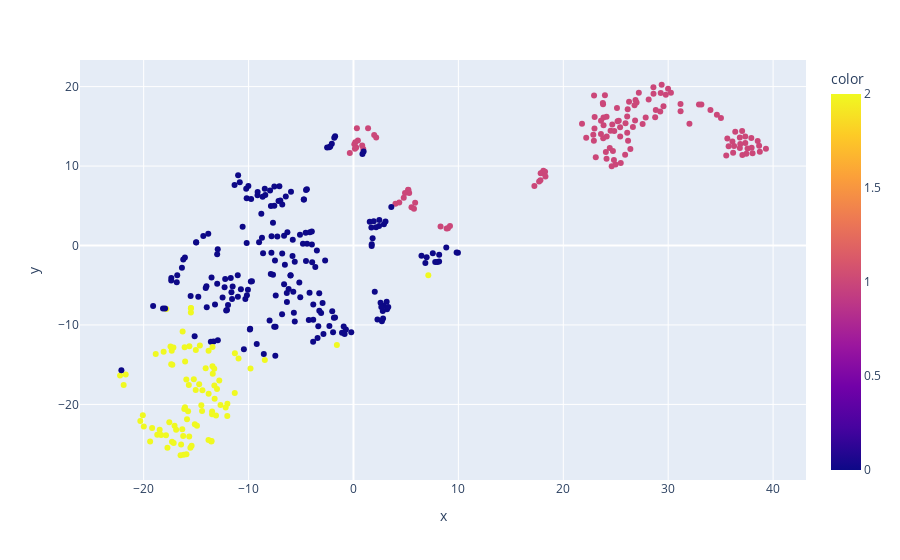

Notebook code cell kept with this figure:
### Markdown cell above
- С помощью KMeans разбейте данные из тренировочного набора на 3 кластера, используйте все признаки из датафрейма X_train. Параметр max_iter должен быть равен 100, random_state сделайте равным 42.
- Постройте еще раз диаграмму рассеяния на данных, полученных с помощью TSNE, и раскрасьте точки из разных кластеров разными цветами.
- Вычислите средние значения price и CRIM в разных кластерах.

### Code cell
# С помощью KMeans разбейте данные из тренировочного набора на 3 кластера, используйте все признаки из датафрейма X_train. 
# Параметр max_iter должен быть равен 100, random_state сделайте равным 42.

# - Постройте еще раз диаграмму рассеяния на данных, полученных с помощью TSNE, 
# и раскрасьте точки из разных кластеров разными цветами.

from sklearn.cluster import KMeans

kmeans = KMeans(n_clusters=3, max_iter=100, random_state=42)

labels_train = kmeans.fit_predict(X_train_scaled)

plt.scatter(X_train_tsne[:, 0], X_train_tsne[:, 1], c=labels_train)

plt.show()

px.scatter(X_train_tsne, X_train_tsne[:, 0], X_train_tsne[:, 1], labels_train)

### Figure 1 — Plotly figure (JSON) as saved in the notebook; plotly's stock layout.template omitted (floating-point values rounded to 4 significant figures; data arrays with more than 128 entries replaced by an {"elided": "..."} marker saying what was removed)
{"data": [{"hoverlabel": {"namelength": 0}, "hovertemplate": "x=%{x}<br>y=%{y}<br>color=%{marker.color}", "legendgroup": "", "marker": {"color": {"elided": "404 int values"}, "coloraxis": "coloraxis", "symbol": "circle"}, "mode": "markers", "name": "", "showlegend": false, "type": "scatter", "x": {"elided": "404 float values"}, "xaxis": "x", "y": {"elided": "404 float values"}, "yaxis": "y"}], "layout": {"coloraxis": {"colorbar": {"title": {"text": "color"}}, "colorscale": [[0, "#0d0887"], [0.1111, "#46039f"], [0.2222, "#7201a8"], [0.3333, "#9c179e"], [0.4444, "#bd3786"], [0.5556, "#d8576b"], [0.6667, "#ed7953"], [0.7778, "#fb9f3a"], [0.8889, "#fdca26"], [1, "#f0f921"]]}, "legend": {"tracegroupgap": 0}, "margin": {"t": 60}, "xaxis": {"anchor": "y", "domain": [0, 1], "title": {"text": "x"}}, "yaxis": {"anchor": "x", "domain": [0, 1], "title": {"text": "y"}}}}
